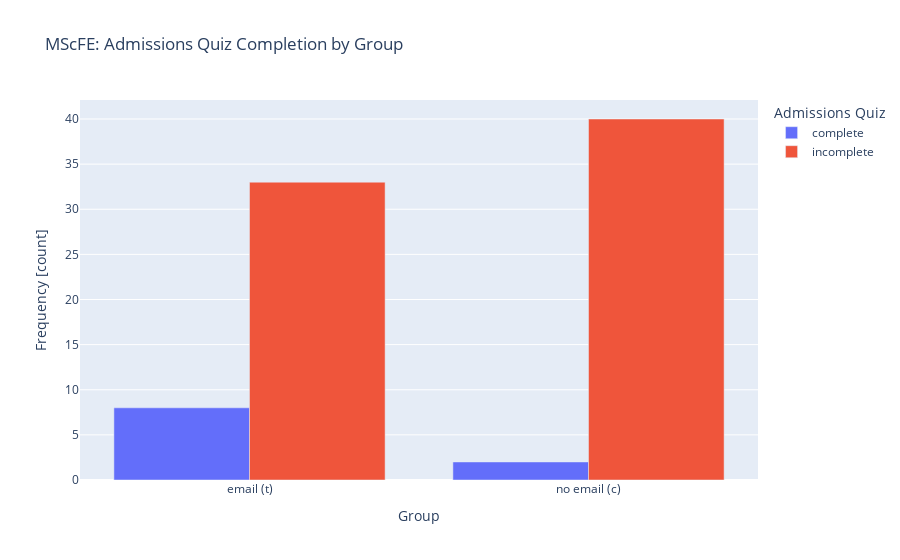

Notebook code for this chart:
### Markdown cell above
**Task 7.5.16:** Create a function that returns side-by-side bar chart of `data`, showing the number of complete and incomplete quizzes for both the treatment and control groups. Be sure to label the x-axis `"Group"`, the y-axis `"Frequency [count]"`, and use the title `"MScFE: Admissions Quiz Completion by Group"`.

### Code cell
# Create `build_contingency_bar` function
def build_contingency_bar():
    # Create side-by-side bar chart
    fig = px.bar(
        data_frame=data,
        barmode='group',
        title="MScFE: Admissions Quiz Completion by Group"
    )
    # Set axis labels
    fig.update_layout(
        xaxis_title='Group',
        yaxis_title='Frequency [count]',
        legend={'title': 'Admissions Quiz'}
    )
    return fig

# Don't delete the code below 👇
cb_fig = build_contingency_bar()
cb_fig.write_image("images/7-5-16.png", scale=1, height=500, width=700)

cb_fig.show()

### Figure 1 — Plotly figure (JSON) as saved in the notebook; plotly's stock layout.template omitted (floating-point values rounded to 4 significant figures)
{"data": [{"alignmentgroup": "True", "hovertemplate": "admissionsQuiz=complete<br>group=%{x}<br>value=%{y}<extra></extra>", "legendgroup": "complete", "marker": {"color": "#636efa", "pattern": {"shape": ""}}, "name": "complete", "offsetgroup": "complete", "orientation": "v", "showlegend": true, "textposition": "auto", "type": "bar", "x": ["email (t)", "no email (c)"], "xaxis": "x", "y": [8, 2], "yaxis": "y"}, {"alignmentgroup": "True", "hovertemplate": "admissionsQuiz=incomplete<br>group=%{x}<br>value=%{y}<extra></extra>", "legendgroup": "incomplete", "marker": {"color": "#EF553B", "pattern": {"shape": ""}}, "name": "incomplete", "offsetgroup": "incomplete", "orientation": "v", "showlegend": true, "textposition": "auto", "type": "bar", "x": ["email (t)", "no email (c)"], "xaxis": "x", "y": [33, 40], "yaxis": "y"}], "layout": {"autosize": true, "barmode": "group", "legend": {"title": {"text": "Admissions Quiz"}, "tracegroupgap": 0}, "title": {"text": "MScFE: Admissions Quiz Completion by Group"}, "xaxis": {"anchor": "y", "autorange": true, "domain": [0, 1], "range": [-0.5, 1.5], "title": {"text": "Group"}, "type": "category"}, "yaxis": {"anchor": "x", "autorange": true, "domain": [0, 1], "range": [0, 42.11], "title": {"text": "Frequency [count]"}, "type": "linear"}}}
